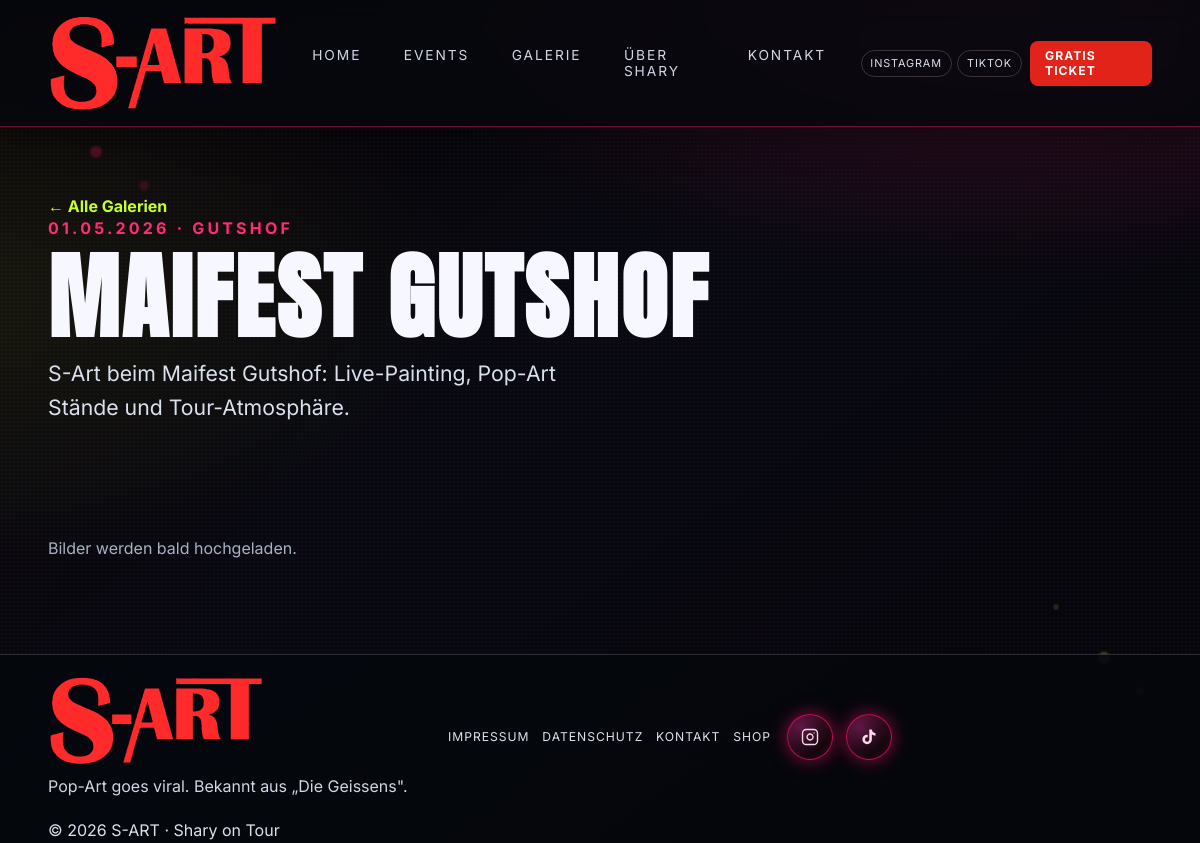
The app's page /galerie.php?event=2 with its own data.
### tables this page shows
CREATE TABLE IF NOT EXISTS events (
  id INT UNSIGNED AUTO_INCREMENT PRIMARY KEY,
  title VARCHAR(255) NOT NULL,
  slug VARCHAR(255) UNIQUE,
  event_date DATE NOT NULL,
  event_time TIME NULL,
  city VARCHAR(255) NOT NULL,
  location_name VARCHAR(255) NULL,
  address VARCHAR(255) NULL,
  description_short TEXT NULL,
  description_long TEXT NULL,
  image_path VARCHAR(500) NULL,
  status ENUM('upcoming','past','draft') DEFAULT 'upcoming',
  is_opening TINYINT(1) DEFAULT 0,
  max_tickets INT UNSIGNED DEFAULT 600,
  google_maps_url VARCHAR(500) NULL,
  created_at DATETIME DEFAULT CURRENT_TIMESTAMP,
  updated_at DATETIME DEFAULT CURRENT_TIMESTAMP ON UPDATE CURRENT_TIMESTAMP
);

### includes/functions.php (called while the page is built, shortened)
<?php
require_once __DIR__ . '/../config/database.php';
function e(?string $value): string
{
    return htmlspecialchars((string) $value, ENT_QUOTES, 'UTF-8');
}
function fetchOne(string $sql, array $params = []): ?array
{
    global $pdo;
    $stmt = $pdo->prepare($sql);
    $stmt->execute($params);
    $row = $stmt->fetch();
    return $row ?: null;
}
function formatDate(?string $date): string
{
    $dt = DateTime::createFromFormat('Y-m-d', $date);
    return $dt ? $dt->format('d.m.Y') : $date;
}

### galerie.php (the view, shortened to what this page needs)
<?php
$eventId = (int) ($_GET['event'] ?? 0);
$event = $eventId ? fetchOne('SELECT * FROM events WHERE id=:id', ['id' => $eventId]) : null;
$images = $event ? fetchAll('SELECT * FROM galleries WHERE event_id=:e ORDER BY sort_order ASC, id ASC', ['e' => $eventId]) : [];
require __DIR__ . '/includes/header.php';
?>
<section class="section container page-intro reveal">
  <a class="text-link" href="/vergangene-events.php">← Alle Galerien</a>
  <?php if ($event): ?>
    <p class="kicker"><?= formatDate($event['event_date']) ?> · <?= e($event['city']) ?></p>
    <h1><?= e($event['title']) ?></h1>
    <p class="subline"><?= e($event['description_long'] ?: $event['description_short']) ?></p>
  <?php else: ?>
    <h1>Galerie nicht gefunden</h1>
  <?php endif; ?>
</section>
<?php if ($event): ?>
<section class="section container reveal">
  <?php if (!empty($images)): ?>
    <div class="gallery-grid">
      <?php foreach ($images as $img): ?>
        <a class="gallery-item" href="<?= e($img['image_path']) ?>" target="_blank" rel="noopener">
          <img src="<?= e($img['image_path']) ?>" alt="<?= e($img['caption'] ?: $event['title']) ?>" loading="lazy">
          <?php if (!empty($img['caption'])): ?><span class="gallery-caption"><?= e($img['caption']) ?></span><?php endif; ?>
        </a>
      <?php endforeach; ?>
    </div>
  <?php else: ?>
    <p class="muted">Bilder werden bald hochgeladen.</p>
  <?php endif; ?>
</section>
<?php endif; ?>
<?php require __DIR__ . '/includes/footer.php'; ?>

### assets/css/style.css (style rules this page uses)
:root { --bg-main: #040406; --neon-red: #ff2c77; --neon-pink: #ff56ce; --acid-green: #c7ff2b; --acid-yellow: #ffe53b; --text-white: #f7f8ff; --glass-dark: rgba(11, 13, 20, 0.72); --panel: #0d1018; --panel-2: #121623; --muted: #aab1c3; --line: rgba(255, 255, 255, 0.16); --glow-red: 0 0 24px rgba(255, 20, 105, .48); --glow-red-strong: 0 0 38px rgba(255, 20, 105, .78), 0 0 12px rgba(255, 58, 193, .55); --glow-green: 0 0 22px rgba(199, 255, 43, .42); }
* { box-sizing: border-box; }
html, body { margin: 0; }
body { font-family: 'Inter', sans-serif; color: var(--text-white); background: radial-gradient(1100px 540px at 85% -5%, rgba(255, 20, 105, 0.20), transparent 60%), radial-gradient(920px 460px at -8% 35%, rgba(199, 255, 43, 0.08), transparent 62%), linear-gradient(145deg, #050507 0%, #070a11 45%, #05050b 100%); min-height: 100vh; }
body::before { content: ''; position: fixed; inset: 0; pointer-events: none; z-index: -1; opacity: .26; background-image: radial-gradient(rgba(255,255,255,.20) .55px, transparent .6px), radial-gradient(rgba(255,20,105,.18) .8px, transparent 1px), linear-gradient(120deg, rgba(255,20,105,.07), transparent 40%), linear-gradient(300deg, rgba(199,255,43,.04), transparent 35%); background-size: 2px 2px, 4px 4px, 100% 100%, 100% 100%; }
body::after { content: ''; position: fixed; inset: 0; pointer-events: none; z-index: -1; background: radial-gradient(circle at 8% 18%, rgba(255,20,105,.28) 0 .35%, transparent .55%), radial-gradient(circle at 12% 22%, rgba(255,20,105,.18) 0 .25%, transparent .5%), radial-gradient(circle at 6% 14%, rgba(255,20,105,.22) 0 .15%, transparent .35%), radial-gradient(circle at 92% 78%, rgba(199,255,43,.25) 0 .35%, transparent .55%), radial-gradient(circle at 95% 82%, rgba(199,255,43,.18) 0 .2%, transparent .4%), radial-gradient(circle at 88% 72%, rgba(199,255,43,.16) 0 .15%, transparent .3%), radial-gradient(circle at 70% 6%, rgba(255,20,105,.18) 0 .2%, transparent .4%), radial-gradient(circle at 30% 92%, rgba(255,20,105,.18) 0 .25%, transparent .45%); filter: blur(.6px); opacity: .9; }
a { color: inherit; text-decoration: none; }
.container { width: min(1400px, 92vw); margin-inline: auto; }
.section, section { padding: 3rem 0; }
h1,h2,h3,h4 { font-family: 'Anton', sans-serif; text-transform: uppercase; letter-spacing: .03em; margin: 0; }
h1 { font-size: clamp(2.8rem, 8.5vw, 5.9rem); line-height: .92; }
p { color: #dbe0ef; line-height: 1.58; margin: 0; }
.muted { color: var(--muted); }
.kicker { color: var(--neon-red); font-weight:700; letter-spacing:.2em; text-transform:uppercase; margin-bottom:.8rem; }
.subline { max-width:42ch; font-size:clamp(1.02rem, 1.8vw, 1.33rem); margin-top:1rem; }
.text-link { margin-top:.8rem; display:inline-block; color: var(--acid-green); font-weight:700; transition: text-shadow .2s ease, transform .2s ease; }
.page-intro { padding-top:3rem; }
.reveal { opacity:0; transform: translateY(18px); transition: opacity .55s ease, transform .55s ease; }
.reveal.show { opacity:1; transform:none; }
@media (min-width: 1200px) { .section, section { padding: 3.5rem 0; } }

### records on screen
events: event_date "01.05.2026", city "GUTSHOF", title "MAIFEST GUTSHOF", description_long "S-Art beim Maifest Gutshof: Live-Painting, Pop-Art Stände und Tour-Atmosphäre."
